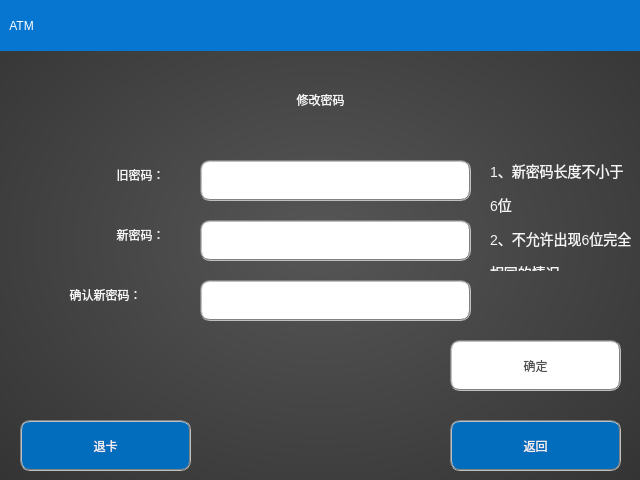
<?xml version="1.0" encoding="UTF-8"?>
<ui version="4.0">
 <class>ChangePWDDlg</class>
 <widget class="QDialog" name="ChangePWDDlg">
  <property name="geometry">
   <rect>
    <x>0</x>
    <y>0</y>
    <width>640</width>
    <height>480</height>
   </rect>
  </property>
  <property name="windowTitle">
   <string>Dialog</string>
  </property>
  <property name="styleSheet">
   <string notr="true">background-color: rgb(57, 54, 61);
background-color: qradialgradient(spread:pad, cx:0.5, cy:0.5, radius:1.9, fx:0.5, fy:0.5, stop:0.0113636 rgba(85, 85, 85, 255), stop:0.403409 rgba(49, 49, 49, 255));</string>
  </property>
  <widget class="QLabel" name="label_4">
   <property name="geometry">
    <rect>
     <x>70</x>
     <y>210</y>
     <width>141</width>
     <height>51</height>
    </rect>
   </property>
   <property name="styleSheet">
    <string notr="true">font: 75 20pt &quot;微软雅黑&quot;;
color: rgb(245, 245, 245);

background-color: transparent;</string>
   </property>
   <property name="text">
    <string>&lt;html&gt;&lt;head/&gt;&lt;body&gt;&lt;p&gt;新密码：&lt;/p&gt;&lt;/body&gt;&lt;/html&gt;</string>
   </property>
   <property name="alignment">
    <set>Qt::AlignCenter</set>
   </property>
  </widget>
  <widget class="QLineEdit" name="lineEdit_oldPWD">
   <property name="geometry">
    <rect>
     <x>200</x>
     <y>160</y>
     <width>271</width>
     <height>41</height>
    </rect>
   </property>
   <property name="layoutDirection">
    <enum>Qt::LeftToRight</enum>
   </property>
   <property name="styleSheet">
    <string notr="true">font: 75 20pt &quot;微软雅黑&quot;;
color: rgb(80, 80, 80);
background-color: rgb(255, 255, 255);

border:2px groove gray;
border-radius:10px;
padding:2px 4px;</string>
   </property>
   <property name="inputMethodHints">
    <set>Qt::ImhHiddenText|Qt::ImhNoAutoUppercase|Qt::ImhNoPredictiveText|Qt::ImhPreferNumbers|Qt::ImhSensitiveData</set>
   </property>
   <property name="maxLength">
    <number>16</number>
   </property>
   <property name="echoMode">
    <enum>QLineEdit::Password</enum>
   </property>
   <property name="alignment">
    <set>Qt::AlignCenter</set>
   </property>
   <property name="clearButtonEnabled">
    <bool>false</bool>
   </property>
  </widget>
  <widget class="QLabel" name="label_2">
   <property name="geometry">
    <rect>
     <x>0</x>
     <y>50</y>
     <width>641</width>
     <height>101</height>
    </rect>
   </property>
   <property name="styleSheet">
    <string notr="true">font: 75 30pt &quot;微软雅黑&quot;;
color: rgb(245, 245, 245);

background-color: transparent;</string>
   </property>
   <property name="text">
    <string>&lt;html&gt;&lt;head/&gt;&lt;body&gt;&lt;p&gt;修改密码&lt;/p&gt;&lt;/body&gt;&lt;/html&gt;</string>
   </property>
   <property name="alignment">
    <set>Qt::AlignCenter</set>
   </property>
  </widget>
  <widget class="QPushButton" name="pushButton_Exit">
   <property name="geometry">
    <rect>
     <x>20</x>
     <y>420</y>
     <width>171</width>
     <height>51</height>
    </rect>
   </property>
   <property name="styleSheet">
    <string notr="true">font: 75 20pt &quot;微软雅黑&quot;;
color: rgb(240, 240, 240);
background-color: rgb(2, 109, 189);

border:2px groove gray;
border-radius:10px;
padding:2px 4px;</string>
   </property>
   <property name="text">
    <string>退卡</string>
   </property>
  </widget>
  <widget class="QPushButton" name="pushButton_ok">
   <property name="geometry">
    <rect>
     <x>450</x>
     <y>340</y>
     <width>171</width>
     <height>51</height>
    </rect>
   </property>
   <property name="styleSheet">
    <string notr="true">font: 75 20pt &quot;微软雅黑&quot;;
color: rgb(80, 80, 80);
background-color: rgb(255, 255, 255);

border:2px groove gray;
border-radius:10px;
padding:2px 4px;</string>
   </property>
   <property name="text">
    <string>确定</string>
   </property>
  </widget>
  <widget class="QPushButton" name="pushButton_Exit_2">
   <property name="geometry">
    <rect>
     <x>450</x>
     <y>420</y>
     <width>171</width>
     <height>51</height>
    </rect>
   </property>
   <property name="styleSheet">
    <string notr="true">font: 75 20pt &quot;微软雅黑&quot;;
color: rgb(240, 240, 240);
background-color: rgb(2, 109, 189);

border:2px groove gray;
border-radius:10px;
padding:2px 4px;</string>
   </property>
   <property name="text">
    <string>返回</string>
   </property>
  </widget>
  <widget class="QLabel" name="label_3">
   <property name="geometry">
    <rect>
     <x>70</x>
     <y>150</y>
     <width>141</width>
     <height>51</height>
    </rect>
   </property>
   <property name="styleSheet">
    <string notr="true">font: 75 20pt &quot;微软雅黑&quot;;
color: rgb(245, 245, 245);

background-color: transparent;</string>
   </property>
   <property name="text">
    <string>&lt;html&gt;&lt;head/&gt;&lt;body&gt;&lt;p&gt;旧密码：&lt;/p&gt;&lt;/body&gt;&lt;/html&gt;</string>
   </property>
   <property name="alignment">
    <set>Qt::AlignCenter</set>
   </property>
  </widget>
  <widget class="QLabel" name="label">
   <property name="geometry">
    <rect>
     <x>0</x>
     <y>0</y>
     <width>641</width>
     <height>51</height>
    </rect>
   </property>
   <property name="sizePolicy">
    <sizepolicy hsizetype="Fixed" vsizetype="Fixed">
     <horstretch>0</horstretch>
     <verstretch>0</verstretch>
    </sizepolicy>
   </property>
   <property name="styleSheet">
    <string notr="true">color: rgb(255, 255, 255);
background-color: rgb(7, 118, 209);
font: 75 16pt &quot;微软雅黑&quot;;
</string>
   </property>
   <property name="text">
    <string>   ATM                                      </string>
   </property>
  </widget>
  <widget class="QLabel" name="label_5">
   <property name="geometry">
    <rect>
     <x>30</x>
     <y>270</y>
     <width>151</width>
     <height>51</height>
    </rect>
   </property>
   <property name="styleSheet">
    <string notr="true">font: 75 20pt &quot;微软雅黑&quot;;
color: rgb(245, 245, 245);

background-color: transparent;</string>
   </property>
   <property name="text">
    <string>&lt;html&gt;&lt;head/&gt;&lt;body&gt;&lt;p&gt;确认新密码：&lt;/p&gt;&lt;/body&gt;&lt;/html&gt;</string>
   </property>
   <property name="alignment">
    <set>Qt::AlignCenter</set>
   </property>
  </widget>
  <widget class="QLabel" name="label_6">
   <property name="geometry">
    <rect>
     <x>490</x>
     <y>160</y>
     <width>141</width>
     <height>111</height>
    </rect>
   </property>
   <property name="styleSheet">
    <string notr="true">font: 75 16pt &quot;微软雅黑&quot;;
color: rgb(245, 245, 245);

background-color: transparent;</string>
   </property>
   <property name="text">
    <string>&lt;html&gt;&lt;head/&gt;&lt;body&gt;&lt;p&gt;&lt;span style=&quot; font-family:'宋体'; font-size:10.5pt;&quot;&gt;1、新密码长度不小于&lt;/span&gt;&lt;/p&gt;&lt;p&gt;&lt;span style=&quot; font-family:'Times New Roman,serif'; font-size:10.5pt;&quot;&gt;6&lt;/span&gt;&lt;span style=&quot; font-family:'宋体'; font-size:10.5pt;&quot;&gt;位&lt;/span&gt;&lt;/p&gt;&lt;p&gt;&lt;span style=&quot; font-family:'宋体'; font-size:10.5pt;&quot;&gt;2、不允许出现&lt;/span&gt;&lt;span style=&quot; font-family:'Times New Roman,serif'; font-size:10.5pt;&quot;&gt;6&lt;/span&gt;&lt;span style=&quot; font-family:'宋体'; font-size:10.5pt;&quot;&gt;位完全&lt;/span&gt;&lt;/p&gt;&lt;p&gt;&lt;span style=&quot; font-family:'宋体'; font-size:10.5pt;&quot;&gt;相同的情况&lt;/span&gt;&lt;/p&gt;&lt;/body&gt;&lt;/html&gt;</string>
   </property>
  </widget>
  <widget class="QLineEdit" name="lineEdit_newPWD">
   <property name="geometry">
    <rect>
     <x>200</x>
     <y>220</y>
     <width>271</width>
     <height>41</height>
    </rect>
   </property>
   <property name="layoutDirection">
    <enum>Qt::LeftToRight</enum>
   </property>
   <property name="styleSheet">
    <string notr="true">font: 75 20pt &quot;微软雅黑&quot;;
color: rgb(80, 80, 80);
background-color: rgb(255, 255, 255);

border:2px groove gray;
border-radius:10px;
padding:2px 4px;</string>
   </property>
   <property name="inputMethodHints">
    <set>Qt::ImhHiddenText|Qt::ImhNoAutoUppercase|Qt::ImhNoPredictiveText|Qt::ImhPreferNumbers|Qt::ImhSensitiveData</set>
   </property>
   <property name="maxLength">
    <number>16</number>
   </property>
   <property name="echoMode">
    <enum>QLineEdit::Password</enum>
   </property>
   <property name="alignment">
    <set>Qt::AlignCenter</set>
   </property>
   <property name="clearButtonEnabled">
    <bool>false</bool>
   </property>
  </widget>
  <widget class="QLineEdit" name="lineEdit_reNewPWD">
   <property name="geometry">
    <rect>
     <x>200</x>
     <y>280</y>
     <width>271</width>
     <height>41</height>
    </rect>
   </property>
   <property name="layoutDirection">
    <enum>Qt::LeftToRight</enum>
   </property>
   <property name="styleSheet">
    <string notr="true">font: 75 20pt &quot;微软雅黑&quot;;
color: rgb(80, 80, 80);
background-color: rgb(255, 255, 255);

border:2px groove gray;
border-radius:10px;
padding:2px 4px;</string>
   </property>
   <property name="inputMethodHints">
    <set>Qt::ImhHiddenText|Qt::ImhNoAutoUppercase|Qt::ImhNoPredictiveText|Qt::ImhPreferNumbers|Qt::ImhSensitiveData</set>
   </property>
   <property name="maxLength">
    <number>16</number>
   </property>
   <property name="echoMode">
    <enum>QLineEdit::Password</enum>
   </property>
   <property name="alignment">
    <set>Qt::AlignCenter</set>
   </property>
   <property name="clearButtonEnabled">
    <bool>false</bool>
   </property>
  </widget>
 </widget>
 <tabstops>
  <tabstop>lineEdit_oldPWD</tabstop>
  <tabstop>pushButton_ok</tabstop>
  <tabstop>pushButton_Exit_2</tabstop>
  <tabstop>pushButton_Exit</tabstop>
 </tabstops>
 <resources/>
 <connections/>
</ui>
